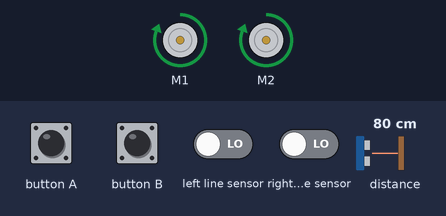
This program was run on a simulated BBC micro:bit (MakeCode). Shown: 2 × DC motor (green arrow = forward, orange = backward, longer = faster). The inputs (shaded band) are chosen by the test bench; at power-on: left line sensor LOW, right line sensor LOW, distance to the obstacle 80 cm.

Above: at 1.2 s.
1.3 s: left line sensor driven HIGH
At 2.2 s:
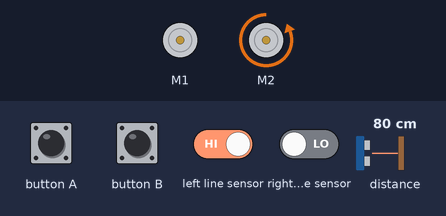
4.3 s: left line sensor driven LOW
At 5.1 s:
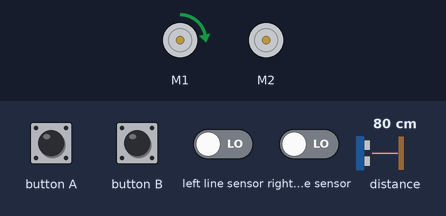
Timing chart, 0 to 7.3 s (numbered marks = the images above; inputs shaded):
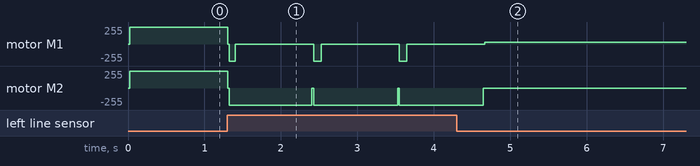

The program:

main.ts
```typescript
input.onButtonPressed(Button.A, function () {
    music.setVolume(0)
})
input.onButtonPressed(Button.B, function () {
    music.setVolume(255)
})
let fehrnsicht = 0
let status = 0
maqueen.motorRun(maqueen.Motors.All, maqueen.Dir.CW, 255)
basic.forever(function () {
    if (maqueen.readPatrol(maqueen.Patrol.PatrolLeft) == 1 || maqueen.readPatrol(maqueen.Patrol.PatrolRight) == 1) {
        maqueen.motorStop(maqueen.Motors.All)
        status = 3
        maqueen.motorRun(maqueen.Motors.All, maqueen.Dir.CCW, 255)
        basic.pause(100)
        maqueen.motorStop(maqueen.Motors.M1)
        basic.pause(1000)
        maqueen.motorStop(maqueen.Motors.All)
        status = 4
    } else {
        if (status == 4) {
            status = 1
            basic.pause(100)
            status = 0
        }
    }
})
basic.forever(function () {
    if (status == 1) {
        maqueen.motorStop(maqueen.Motors.All)
        fehrnsicht = 0
        while (fehrnsicht == 0) {
            maqueen.motorRun(maqueen.Motors.M1, maqueen.Dir.CW, 30)
            if (maqueen.Ultrasonic(PingUnit.Centimeters) <= 50) {
                fehrnsicht = 1
                basic.pause(100)
                maqueen.motorStop(maqueen.Motors.All)
            }
        }
        maqueen.motorRun(maqueen.Motors.All, maqueen.Dir.CW, 255)
    }
})
```

test.ts
```typescript
// Hier kann man Tests durchführen; diese Datei wird nicht kompiliert, wenn dieses Paket als Erweiterung verwendet wird.
```

Measured:
- after the input at 1.3 s, motor M1: alternates backward 255/255 for 0.10 s and stopped for 1.0 s, starting at once; motor M2: forward 255/255 → backward 255/255 at once
- after the input at 4.3 s, motor M2: goes on until 4.6 s, then stays stopped
